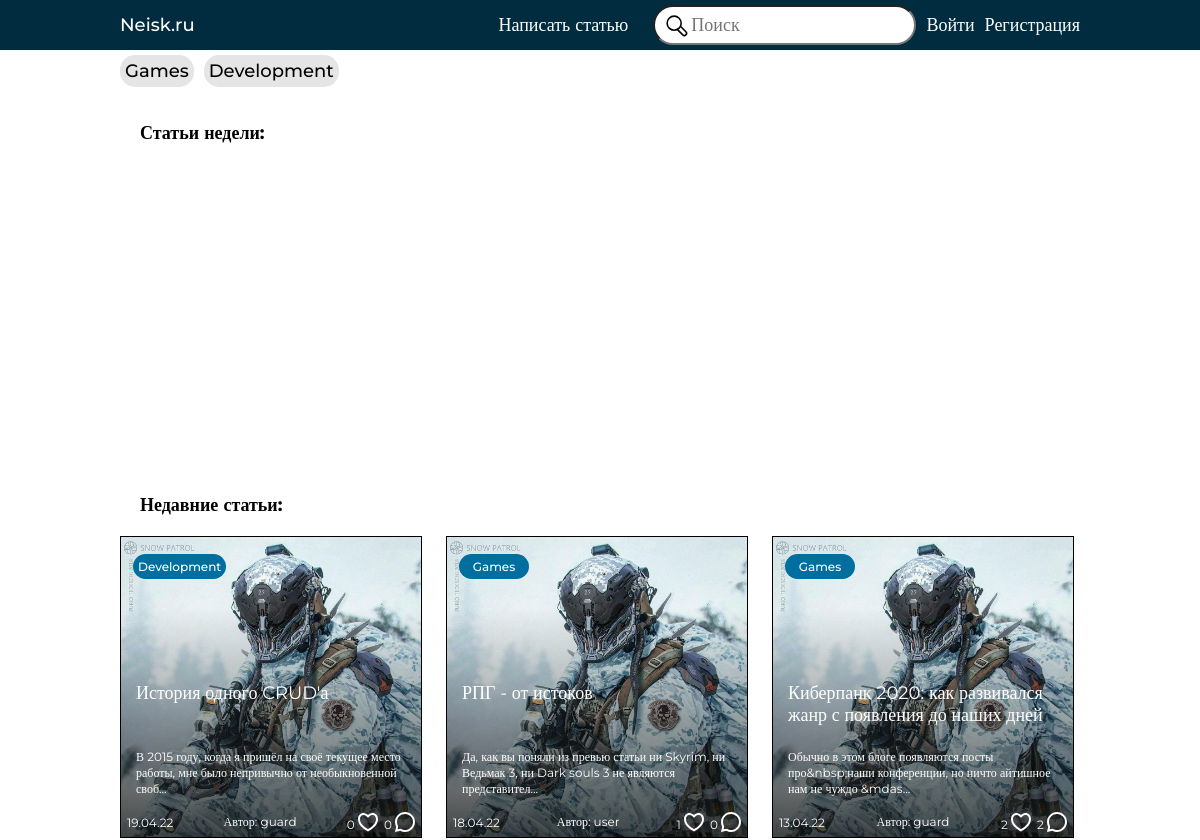
The page / on the database its author committed.
### blog/models.py (models this page shows, shortened)
class Category(models.Model):
    name = models.CharField(max_length=15)
    class Meta:
        verbose_name = 'Category'
        verbose_name_plural = 'Categories'
    def __str__(self) -> str:
        return self.name

class Post(models.Model):
    author = models.ForeignKey(User, on_delete=models.CASCADE)
    pub_date = models.DateField(auto_now_add=True)
    title = models.CharField(max_length=80)
    text = RichTextField(null=True, blank=True)
    category = models.ForeignKey(Category, on_delete=models.CASCADE)
    likes = models.ManyToManyField(User, related_name='likes')

### blog/views.py (the view)
# urls.py: path('', views.index, name='index'),
def index(request):
    delta_week = date.today()-timedelta(days=7)
    context = {
        'recent_posts': Post.objects.order_by('-pub_date')[:3],
        'popular_posts': Post.objects.filter(pub_date__gte=delta_week).order_by('-likes')[:3],
        }
    return render(request, 'index.html', context=context)

### blog/context_processors.py (called while the page is built)
def categories_list(request):
    return{
        'categories': Category.objects.all(),
    }

### templates/index.html (shortened to what this page needs)
{% extends '_base.html' %}
{% load static %}
{% block content %}
<h2 class="index-header">Статьи недели:</h2>
<div class='container card-container'>
</div>
<h2 class="index-header">Недавние статьи:</h2>
<div class='container card-container'>
    {% for post in recent_posts %}
        <div class="card">
            <div class='pills'>
                <div class="pill active">
                    <span>{{ post.category }}</span>
                </div>
            </div>
            <div class="card-image">
                <img src="{% static 'images/topic_image.jpg' %}" alt="">
            </div>
            <div class='card-header'>
                <a class='post-title' href="{% url 'post' post.id %}">{{ post.title }}</a>
            </div>
            <div class='card-body'>
                <p>{{ post.text|striptags|slice:":100" }}...</p>
            </div>
            <div class='card-footer'>
                <span>{{ post.pub_date|date:"d.m.y" }}</span>
                <span>Автор: {{ post.author }}</span>
                <div class="metrics">
                    <div>
                        {{ post.likes.count }}
                        {% if request.user.is_authenticated %}
                            {% if request.user in post.likes.all %}
                            <a href="{% url 'like_post' post.id %}">
                                <img src="{% static 'images/like_active.svg' %}">
                            </a>
                            {% else %}
                            <a href="{% url 'like_post' post.id %}">
                                <img src="{% static 'images/like.svg' %}">
                            </a>
                            {% endif %}
                            {% else %}
                            <img src="{% static 'images/like.svg' %}">
                        {% endif %}
                    </div>
                    <div>
                        {{ post.comments.count }}
                        <img src="{% static 'images/comment.svg' %}">
                    </div>
                </div>
            </div>
        </div>
    {% endfor %}
    </div>
{% endblock content %}

### templates/_header.html (shortened to what this page needs)
{% load static %}
{% block header %}
<header>
    <nav class="container">
        <a class='navbar-brand' href='{% url 'index' %}'>
            Neisk.ru
        </a>
        <ul class="nav-list">
            <li class="nav-item">
                <a class='nav-link link-light' href='{% url 'create_post' %}'>
                    Написать статью
                </a>
            </li>
            <img src="{% static 'images/find.svg' %}" onclick='search_form.submit();'>
            <form id="search_form" action="{% url 'search_post'  %}" method="GET">
                <input class="text-black" name='q' type="text" placeholder="Поиск">
            </form>
            {% if request.user.is_authenticated is False %}
            <li class="nav-item">
                <a class='nav-link link-light' href='{% url 'login' %}'>
                    Войти
                </a>
            </li>
            <li class="nav-item">
                <a class='nav-link link-light' href='{% url 'register' %}'>
                    Регистрация
                </a>
            </li>
            {% else %}
            <li class="nav-item">
                <a class='nav-link link-light' href='{% url 'logout' %}'>
                    Выйти
                </a>
            </li>
        {% endif %}
        </ul>
    </nav>
</header>
<div class='categories container'>
    {% for category in categories %}
        {% if category.name == current_category %}
        <div class="pill active"><a href="{% url 'index' %}">{{ category }}</a></div>
        {% else %}
        <div class="pill"><a href="{% url 'search_post' %}?category={{ category }}">{{ category }}</a></div>
        {% endif %}
    {% endfor %}
</div>
{% endblock %}

### static/css/style.css (style rules this page uses)
body { background-color: white; }
a { text-decoration: none; outline: none; color: black; }
ul { list-style: none; }
* { font-family: Montserrat; margin: 0; padding: 0; font-size: 18px; transition: .5s ease-in-out; }
.container { max-width: 960px; margin: 0 auto; }
header { background-color: #012C3F; }
nav { font-weight: 500; line-height: 17px; height: 50px; display: flex; justify-content: space-between; }
nav * { color: white; }
.navbar-brand { align-self: center; }
.nav-list { display: flex; }
.nav-item { margin-left: 10px; align-self: center; }
#search_form { align-self: center; }
#search_form * { border-radius: 20px; padding: 0.4em; padding-left: 2em; }
.nav-list img { height: 50%; align-self: center; margin-right: -2em; margin-left: 2em; z-index: 2; }
.categories { display: flex; }
.pill { min-width: 60px; width: min-content; margin: 5px 10px 5px 0px; justify-content: center; font-size: 12px; font-weight: 500; border-radius: 15px; text-align: center; padding: 5px; color: black; background-color: #e5e5e5; text-decoration: none; }
.pill.active { background-color: #006FA0; }
.pill.active * { color: white }
.index-header { left: 0; margin: 30px 0 20px 20px; }
.card-container { display: grid; grid-template-columns: repeat(3, 1fr); grid-template-rows: 300px; grid-gap: 1em; grid-auto-flow: row; }
.card * { font-size: 12px; color: white; }
.pills { display: flex; height: min-content; align-items: center; padding: 1em; }
.card { grid-template-rows: 45% 25% 20% 10%; background: linear-gradient(180deg, rgba(0, 0, 0, 0) 23.75%, rgba(0, 0, 0, 0.7) 100%); border: solid black 1px; width: 300px; height: 300px; display: grid; align-content: end; }
.card-image { position: absolute; width: inherit; z-index: -1; }
.card-image img { width: -webkit-fill-available; }
.card-header { font-size: 18px; padding: 10px 15px; }
.card-header * { font-size: 18px; }
.card-body { display: grid; align-content: end; font-size: 12px; padding: 10px 15px; }
.card-footer { padding: 0.5em; display: flex; align-items: center; justify-content: space-between; }
.card-footer img { vertical-align: text-bottom; }
.post-title { padding-top: 1em; }
.metrics { display: flex; align-items: center; gap: 0.5em; }
.text-black { color: black; }

### rows shown on the page
Category: name "Games"
Category: name "Development"
Post: category "Development", title "История одного CRUD'а", text "В 2015 году, когда я пришёл на своё текущее место работы, мне было непривычно от необыкновенной своб", pub_date "19.04.22", author "guard", likes.count "0", comments.count "0"
Post: category "Games", title "РПГ - от истоков", text "Да, как вы поняли из превью статьи ни Skyrim, ни Ведьмак 3, ни Dark souls 3 не являются представител", pub_date "18.04.22", author "user", likes.count "1", comments.count "0"
Post: category "Games", title "Киберпанк 2020: как развивался жанр с появления до наших дней", text "Обычно в этом блоге появляются посты про&nbsp;наши конференции, но ничто айтишное нам не чуждо &mdas", pub_date "13.04.22", author "guard", likes.count "2", comments.count "2"
